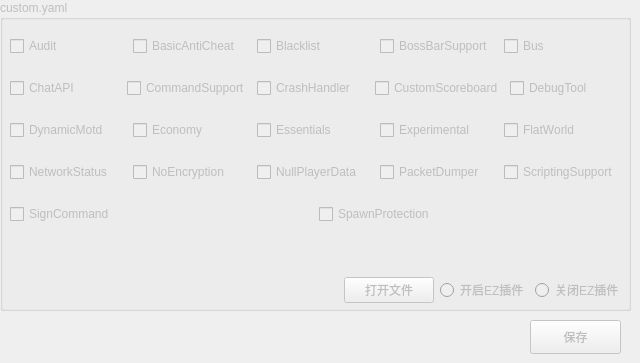
     <widget class="QWidget" name="tab_4">
      <attribute name="title">
       <string>Dll插件(EZ)</string>
      </attribute>
      <widget class="QPushButton" name="plugin_ez_save_button">
       <property name="enabled">
        <bool>false</bool>
       </property>
       <property name="geometry">
        <rect>
         <x>530</x>
         <y>320</y>
         <width>91</width>
         <height>34</height>
        </rect>
       </property>
       <property name="text">
        <string>保存</string>
       </property>
      </widget>
      <widget class="QGroupBox" name="custom_setting_group">
       <property name="enabled">
        <bool>false</bool>
       </property>
       <property name="geometry">
        <rect>
         <x>0</x>
         <y>0</y>
         <width>631</width>
         <height>311</height>
        </rect>
       </property>
       <property name="title">
        <string>custom.yaml</string>
       </property>
       <widget class="QWidget" name="verticalLayoutWidget_2">
        <property name="geometry">
         <rect>
          <x>10</x>
          <y>20</y>
          <width>611</width>
          <height>221</height>
         </rect>
        </property>
        <layout class="QVBoxLayout" name="verticalLayout_2">
         <item>
          <layout class="QHBoxLayout" name="horizontalLayout_6">
           <item>
            <widget class="QCheckBox" name="checkBox_7">
             <property name="text">
              <string>Audit</string>
             </property>
            </widget>
           </item>
           <item>
            <widget class="QCheckBox" name="checkBox_6">
             <property name="text">
              <string>BasicAntiCheat</string>
             </property>
            </widget>
           </item>
           <item>
            <widget class="QCheckBox" name="checkBox_8">
             <property name="text">
              <string>Blacklist</string>
             </property>
            </widget>
           </item>
           <item>
            <widget class="QCheckBox" name="checkBox_9">
             <property name="text">
              <string>BossBarSupport</string>
             </property>
            </widget>
           </item>
           <item>
            <widget class="QCheckBox" name="checkBox_10">
             <property name="text">
              <string>Bus</string>
             </property>
            </widget>
           </item>
          </layout>
         </item>
         <item>
          <layout class="QHBoxLayout" name="horizontalLayout_4">
           <item>
            <widget class="QCheckBox" name="checkBox">
             <property name="text">
              <string>ChatAPI</string>
             </property>
            </widget>
           </item>
           <item>
            <widget class="QCheckBox" name="checkBox_2">
             <property name="text">
              <string>CommandSupport</string>
             </property>
            </widget>
           </item>
           <item>
            <widget class="QCheckBox" name="checkBox_3">
             <property name="text">
              <string>CrashHandler</string>
             </property>
            </widget>
           </item>
           <item>
            <widget class="QCheckBox" name="checkBox_4">
             <property name="text">
              <string>CustomScoreboard</string>
             </property>
            </widget>
           </item>
           <item>
            <widget class="QCheckBox" name="checkBox_5">
             <property name="text">
              <string>DebugTool</string>
             </property>
            </widget>
           </item>
          </layout>
         </item>
         <item>
          <layout class="QHBoxLayout" name="horizontalLayout_7">
           <item>
            <widget class="QCheckBox" name="checkBox_11">
             <property name="text">
              <string>DynamicMotd</string>
             </property>
            </widget>
           </item>
           <item>
            <widget class="QCheckBox" name="checkBox_12">
             <property name="text">
              <string>Economy</string>
             </property>
            </widget>
           </item>
           <item>
            <widget class="QCheckBox" name="checkBox_13">
             <property name="text">
              <string>Essentials</string>
             </property>
            </widget>
           </item>
           <item>
            <widget class="QCheckBox" name="checkBox_14">
             <property name="text">
              <string>Experimental</string>
             </property>
            </widget>
           </item>
           <item>
            <widget class="QCheckBox" name="checkBox_15">
             <property name="text">
              <string>FlatWorld</string>
             </property>
            </widget>
           </item>
          </layout>
         </item>
         <item>
          <layout class="QHBoxLayout" name="horizontalLayout_8">
           <item>
            <widget class="QCheckBox" name="checkBox_16">
             <property name="text">
              <string>NetworkStatus</string>
             </property>
            </widget>
           </item>
           <item>
            <widget class="QCheckBox" name="checkBox_17">
             <property name="text">
              <string>NoEncryption</string>
             </property>
            </widget>
           </item>
           <item>
            <widget class="QCheckBox" name="checkBox_18">
             <property name="text">
              <string>NullPlayerData</string>
             </property>
            </widget>
           </item>
           <item>
            <widget class="QCheckBox" name="checkBox_19">
             <property name="text">
              <string>PacketDumper</string>
             </property>
            </widget>
           </item>
           <item>
            <widget class="QCheckBox" name="checkBox_20">
             <property name="text">
              <string>ScriptingSupport</string>
             </property>
            </widget>
           </item>
          </layout>
         </item>
         <item>
          <layout class="QHBoxLayout" name="horizontalLayout_9">
           <item>
            <widget class="QCheckBox" name="checkBox_21">
             <property name="enabled">
              <bool>false</bool>
             </property>
             <property name="layoutDirection">
              <enum>Qt::LeftToRight</enum>
             </property>
             <property name="autoFillBackground">
              <bool>false</bool>
             </property>
             <property name="text">
              <string>SignCommand</string>
             </property>
            </widget>
           </item>
           <item>
            <widget class="QCheckBox" name="checkBox_22">
             <property name="enabled">
              <bool>false</bool>
             </property>
             <property name="text">
              <string>SpawnProtection</string>
             </property>
            </widget>
           </item>
          </layout>
         </item>
        </layout>
       </widget>
       <widget class="QWidget" name="horizontalLayoutWidget_4">
        <property name="geometry">
         <rect>
          <x>344</x>
          <y>270</y>
          <width>281</width>
          <height>41</height>
         </rect>
        </property>
        <layout class="QHBoxLayout" name="horizontalLayout_5">
         <item>
          <widget class="QPushButton" name="pushButton">
           <property name="enabled">
            <bool>false</bool>
           </property>
           <property name="text">
            <string>打开文件</string>
           </property>
          </widget>
         </item>
         <item>
          <widget class="QRadioButton" name="radioButton">
           <property name="enabled">
            <bool>false</bool>
           </property>
           <property name="text">
            <string>开启EZ插件</string>
           </property>
           <property name="autoRepeat">
            <bool>false</bool>
           </property>
          </widget>
         </item>
         <item>
          <widget class="QRadioButton" name="radioButton_2">
           <property name="enabled">
            <bool>false</bool>
           </property>
           <property name="acceptDrops">
            <bool>false</bool>
           </property>
           <property name="text">
            <string>关闭EZ插件</string>
           </property>
          </widget>
         </item>
        </layout>
       </widget>
      </widget>
     </widget>
